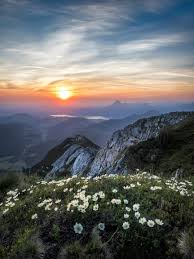
%> input picture DIP/DIP_Lab_406/Lab/MatLab/Lab-07/nature.jpeg, 194 x 259 px
$ octave FFT.m   (GNU Octave 9; MATLAB toolbox functions it lacks are replaced by stand-ins)
%> lines starting %> are read from the running program, lines starting %| are printed output that depends on the picture
inputImage = imread('nature.jpeg');
%> inputImage is the input picture: size 259x194x3 uint8; mean R, G, B 101.1, 103.3, 104.3
if size(inputImage, 3) == 3
    inputImage = rgb2gray(inputImage);
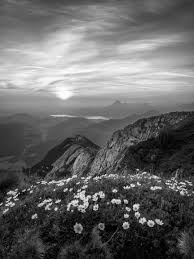
%> inputImage: size 259x194 uint8; min 0, max 254, mean 102.8
end
fftImage = fft2(double(inputImage));
fftImageShifted = fftshift(fftImage);
magnitudeFFT = abs(fftImageShifted);
magnitudeFFTLog = log(1 + magnitudeFFT);
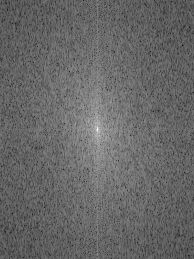
%> magnitudeFFTLog: size 259x194 double; min 2.52, max 15.46, mean 7.76; drawn with min black and max white
figure;
subplot(1, 2, 1);
imshow(inputImage);
title('Original Image');
subplot(1, 2, 2);
imshow(magnitudeFFTLog, []);
title('Magnitude Spectrum (FFT)');
